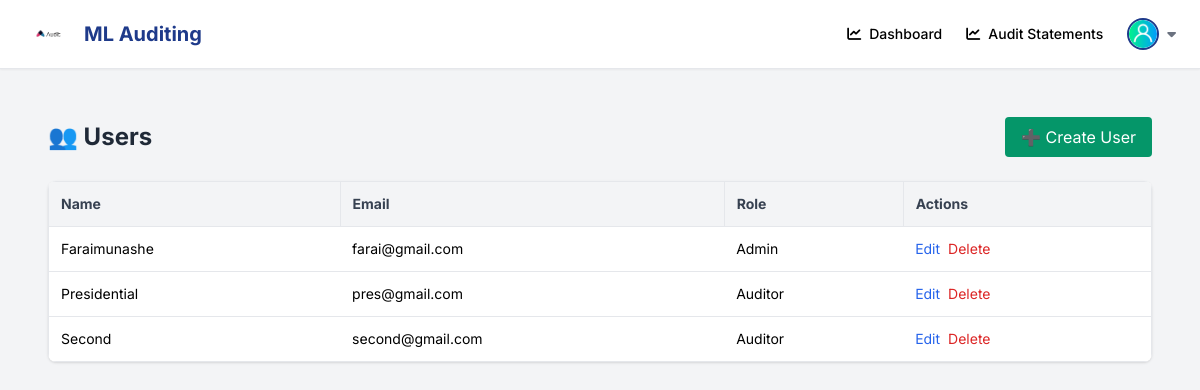
Screenshot of /users/ (signed in) with the database file from the repository.
### app/models.py (models this page shows, shortened)
class User(UserMixin, db.Model):
    id = db.Column(db.Integer, primary_key=True)
    email = db.Column(db.String(100), unique=True)
    password = db.Column(db.String(100))
    name = db.Column(db.String(100))
    role = db.Column(db.Integer)

### app/users.py (the view)
@users_bp.route('/')
@login_required
def users():
    users = User.query.all()
    return render_template('users.html', users=users)

### app/templates/users.html
{% extends 'base.html' %}
{% block content %}
<div class="max-w-7xl mx-auto p-6">
  <div class="flex justify-between items-center mb-6">
    <h1 class="text-2xl font-bold text-gray-800">👥 Users</h1>
    <a href="{{ url_for('users.create') }}" class="bg-emerald-600 text-white px-4 py-2 rounded hover:bg-emerald-700 transition">
      ➕ Create User
    </a>
  </div>
  <div class="overflow-x-auto bg-white shadow rounded-lg">
    <table class="min-w-full text-sm text-left border">
      <thead class="bg-gray-100 text-gray-700">
        <tr>
          <th class="p-3 border">Name</th>
          <th class="p-3 border">Email</th>
          <th class="p-3 border">Role</th>
          <th class="p-3 border">Actions</th>
        </tr>
      </thead>
      <tbody>
        {% for user in users %}
        <tr class="border-b hover:bg-gray-50">
          <td class="p-3">{{ user.name }}</td>
          <td class="p-3">{{ user.email }}</td>
          <td class="p-3">{{ 'Admin' if user.role == 1 else 'Auditor' }}</td>
          <td class="p-3 flex space-x-2">
            <a href="{{ url_for('users.edit', user_id=user.id) }}"
               class="text-blue-600 hover:underline">Edit</a>
            <form method="POST" action="{{ url_for('users.delete', user_id=user.id) }}">
              <button type="submit" class="text-red-600 hover:underline"
                      onclick="return confirm('Are you sure?')">Delete</button>
            </form>
          </td>
        </tr>
        {% endfor %}
      </tbody>
    </table>
  </div>
</div>
{% endblock %}

### app/templates/base.html (style rules this page uses)
body { font-family: 'Inter', sans-serif; }
:root { --primary: #1E3A8A; }

### rows the page displays
User: name "Faraimunashe", email "farai@gmail.com", role "Admin"
User: name "Presidential", email "pres@gmail.com", role "Auditor"
User: name "Second", email "second@gmail.com", role "Auditor"
